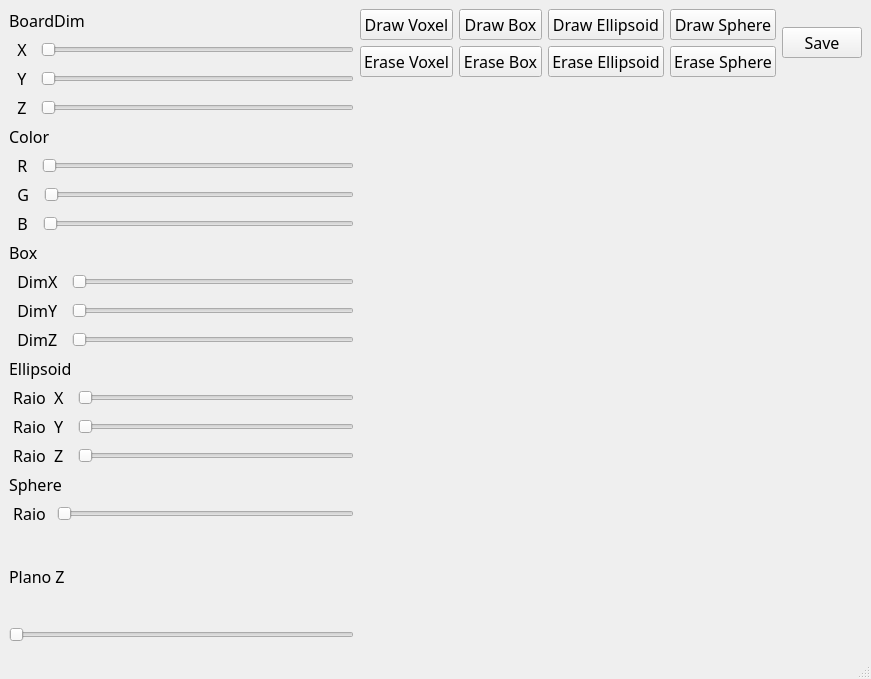
<?xml version="1.0" encoding="UTF-8"?>
<ui version="4.0">
 <class>MainWindow</class>
 <widget class="QMainWindow" name="MainWindow">
  <property name="geometry">
   <rect>
    <x>0</x>
    <y>0</y>
    <width>871</width>
    <height>679</height>
   </rect>
  </property>
  <property name="font">
   <font>
    <family>MV Boli</family>
    <pointsize>12</pointsize>
   </font>
  </property>
  <property name="windowTitle">
   <string>MainWindow</string>
  </property>
  <widget class="QWidget" name="centralwidget">
   <layout class="QGridLayout" name="gridLayout">
    <item row="0" column="0" rowspan="2">
     <layout class="QVBoxLayout" name="verticalLayout_5">
      <item>
       <layout class="QVBoxLayout" name="verticalLayout_3">
        <item>
         <layout class="QVBoxLayout" name="verticalLayout_2">
          <item>
           <layout class="QVBoxLayout" name="verticalLayout">
            <item>
             <widget class="QLabel" name="label_4">
              <property name="text">
               <string>BoardDim</string>
              </property>
             </widget>
            </item>
            <item>
             <layout class="QHBoxLayout" name="horizontalLayout_3">
              <item>
               <widget class="QLabel" name="label">
                <property name="text">
                 <string>  X  </string>
                </property>
               </widget>
              </item>
              <item>
               <widget class="QSlider" name="horizontalSlider">
                <property name="maximum">
                 <number>99</number>
                </property>
                <property name="orientation">
                 <enum>Qt::Horizontal</enum>
                </property>
               </widget>
              </item>
             </layout>
            </item>
            <item>
             <layout class="QHBoxLayout" name="horizontalLayout_2">
              <item>
               <widget class="QLabel" name="label_3">
                <property name="text">
                 <string>  Y  </string>
                </property>
               </widget>
              </item>
              <item>
               <widget class="QSlider" name="horizontalSlider_3">
                <property name="maximum">
                 <number>99</number>
                </property>
                <property name="orientation">
                 <enum>Qt::Horizontal</enum>
                </property>
               </widget>
              </item>
             </layout>
            </item>
            <item>
             <layout class="QHBoxLayout" name="horizontalLayout">
              <item>
               <widget class="QLabel" name="label_2">
                <property name="text">
                 <string>  Z  </string>
                </property>
               </widget>
              </item>
              <item>
               <widget class="QSlider" name="horizontalSlider_2">
                <property name="maximum">
                 <number>99</number>
                </property>
                <property name="orientation">
                 <enum>Qt::Horizontal</enum>
                </property>
               </widget>
              </item>
             </layout>
            </item>
            <item>
             <widget class="QLabel" name="label_15">
              <property name="text">
               <string>Color</string>
              </property>
             </widget>
            </item>
            <item>
             <layout class="QHBoxLayout" name="horizontalLayout_4">
              <item>
               <widget class="QLabel" name="label_16">
                <property name="text">
                 <string>  R  </string>
                </property>
               </widget>
              </item>
              <item>
               <widget class="QSlider" name="horizontalSlider_11">
                <property name="maximum">
                 <number>255</number>
                </property>
                <property name="orientation">
                 <enum>Qt::Horizontal</enum>
                </property>
               </widget>
              </item>
             </layout>
            </item>
            <item>
             <layout class="QHBoxLayout" name="horizontalLayout_5">
              <item>
               <widget class="QLabel" name="label_17">
                <property name="text">
                 <string>  G  </string>
                </property>
               </widget>
              </item>
              <item>
               <widget class="QSlider" name="horizontalSlider_12">
                <property name="maximum">
                 <number>255</number>
                </property>
                <property name="orientation">
                 <enum>Qt::Horizontal</enum>
                </property>
               </widget>
              </item>
             </layout>
            </item>
            <item>
             <layout class="QHBoxLayout" name="horizontalLayout_6">
              <item>
               <widget class="QLabel" name="label_18">
                <property name="text">
                 <string>  B  </string>
                </property>
               </widget>
              </item>
              <item>
               <widget class="QSlider" name="horizontalSlider_13">
                <property name="maximum">
                 <number>255</number>
                </property>
                <property name="orientation">
                 <enum>Qt::Horizontal</enum>
                </property>
               </widget>
              </item>
             </layout>
            </item>
            <item>
             <widget class="QLabel" name="label_7">
              <property name="text">
               <string>Box</string>
              </property>
             </widget>
            </item>
            <item>
             <layout class="QHBoxLayout" name="horizontalLayout_9">
              <item>
               <widget class="QLabel" name="label_8">
                <property name="text">
                 <string>  DimX  </string>
                </property>
               </widget>
              </item>
              <item>
               <widget class="QSlider" name="horizontalSlider_5">
                <property name="maximum">
                 <number>30</number>
                </property>
                <property name="orientation">
                 <enum>Qt::Horizontal</enum>
                </property>
               </widget>
              </item>
             </layout>
            </item>
            <item>
             <layout class="QHBoxLayout" name="horizontalLayout_8">
              <item>
               <widget class="QLabel" name="label_13">
                <property name="text">
                 <string>  DimY  </string>
                </property>
               </widget>
              </item>
              <item>
               <widget class="QSlider" name="horizontalSlider_6">
                <property name="maximum">
                 <number>30</number>
                </property>
                <property name="orientation">
                 <enum>Qt::Horizontal</enum>
                </property>
               </widget>
              </item>
             </layout>
            </item>
            <item>
             <layout class="QHBoxLayout" name="horizontalLayout_7">
              <item>
               <widget class="QLabel" name="label_14">
                <property name="text">
                 <string>  DimZ  </string>
                </property>
               </widget>
              </item>
              <item>
               <widget class="QSlider" name="horizontalSlider_10">
                <property name="maximum">
                 <number>30</number>
                </property>
                <property name="orientation">
                 <enum>Qt::Horizontal</enum>
                </property>
               </widget>
              </item>
             </layout>
            </item>
            <item>
             <widget class="QLabel" name="label_9">
              <property name="text">
               <string>Ellipsoid</string>
              </property>
             </widget>
            </item>
            <item>
             <layout class="QHBoxLayout" name="horizontalLayout_12">
              <item>
               <widget class="QLabel" name="label_10">
                <property name="text">
                 <string> Raio  X  </string>
                </property>
               </widget>
              </item>
              <item>
               <widget class="QSlider" name="horizontalSlider_7">
                <property name="maximum">
                 <number>30</number>
                </property>
                <property name="orientation">
                 <enum>Qt::Horizontal</enum>
                </property>
               </widget>
              </item>
             </layout>
            </item>
            <item>
             <layout class="QHBoxLayout" name="horizontalLayout_11">
              <item>
               <widget class="QLabel" name="label_11">
                <property name="text">
                 <string> Raio  Y  </string>
                </property>
               </widget>
              </item>
              <item>
               <widget class="QSlider" name="horizontalSlider_8">
                <property name="maximum">
                 <number>30</number>
                </property>
                <property name="orientation">
                 <enum>Qt::Horizontal</enum>
                </property>
               </widget>
              </item>
             </layout>
            </item>
            <item>
             <layout class="QHBoxLayout" name="horizontalLayout_10">
              <item>
               <widget class="QLabel" name="label_12">
                <property name="text">
                 <string> Raio  Z  </string>
                </property>
               </widget>
              </item>
              <item>
               <widget class="QSlider" name="horizontalSlider_9">
                <property name="maximum">
                 <number>30</number>
                </property>
                <property name="orientation">
                 <enum>Qt::Horizontal</enum>
                </property>
               </widget>
              </item>
             </layout>
            </item>
            <item>
             <widget class="QLabel" name="label_5">
              <property name="text">
               <string>Sphere</string>
              </property>
             </widget>
            </item>
            <item>
             <layout class="QHBoxLayout" name="horizontalLayout_13">
              <item>
               <widget class="QLabel" name="label_6">
                <property name="text">
                 <string> Raio </string>
                </property>
               </widget>
              </item>
              <item>
               <widget class="QSlider" name="horizontalSlider_4">
                <property name="maximum">
                 <number>30</number>
                </property>
                <property name="orientation">
                 <enum>Qt::Horizontal</enum>
                </property>
               </widget>
              </item>
             </layout>
            </item>
           </layout>
          </item>
         </layout>
        </item>
       </layout>
      </item>
      <item>
       <layout class="QVBoxLayout" name="verticalLayout_4">
        <item>
         <widget class="QLabel" name="label_19">
          <property name="text">
           <string>Plano Z</string>
          </property>
         </widget>
        </item>
        <item>
         <widget class="QSlider" name="horizontalSlider_14">
          <property name="orientation">
           <enum>Qt::Horizontal</enum>
          </property>
         </widget>
        </item>
       </layout>
      </item>
     </layout>
    </item>
    <item row="0" column="1">
     <layout class="QHBoxLayout" name="horizontalLayout_14">
      <item>
       <layout class="QVBoxLayout" name="verticalLayout_12">
        <item>
         <widget class="QPushButton" name="pushButton">
          <property name="text">
           <string>Draw Voxel</string>
          </property>
         </widget>
        </item>
        <item>
         <widget class="QPushButton" name="pushButton_3">
          <property name="text">
           <string>Erase Voxel</string>
          </property>
         </widget>
        </item>
       </layout>
      </item>
      <item>
       <layout class="QVBoxLayout" name="verticalLayout_10">
        <item>
         <widget class="QPushButton" name="pushButton_10">
          <property name="text">
           <string>Draw Box</string>
          </property>
         </widget>
        </item>
        <item>
         <widget class="QPushButton" name="pushButton_7">
          <property name="text">
           <string>Erase Box</string>
          </property>
         </widget>
        </item>
       </layout>
      </item>
      <item>
       <layout class="QVBoxLayout" name="verticalLayout_11">
        <item>
         <widget class="QPushButton" name="pushButton_9">
          <property name="text">
           <string>Draw Ellipsoid</string>
          </property>
         </widget>
        </item>
        <item>
         <widget class="QPushButton" name="pushButton_6">
          <property name="text">
           <string>Erase Ellipsoid</string>
          </property>
         </widget>
        </item>
       </layout>
      </item>
      <item>
       <layout class="QVBoxLayout" name="verticalLayout_13">
        <item>
         <widget class="QPushButton" name="pushButton_8">
          <property name="text">
           <string>Draw Sphere</string>
          </property>
         </widget>
        </item>
        <item>
         <widget class="QPushButton" name="pushButton_5">
          <property name="text">
           <string>Erase Sphere</string>
          </property>
         </widget>
        </item>
       </layout>
      </item>
     </layout>
    </item>
    <item row="0" column="2">
     <widget class="QPushButton" name="pushButton_2">
      <property name="text">
       <string>Save</string>
      </property>
     </widget>
    </item>
    <item row="1" column="1" colspan="2">
     <widget class="QWidget" name="widget" native="true"/>
    </item>
   </layout>
  </widget>
  <widget class="QMenuBar" name="menubar">
   <property name="geometry">
    <rect>
     <x>0</x>
     <y>0</y>
     <width>871</width>
     <height>32</height>
    </rect>
   </property>
  </widget>
  <widget class="QStatusBar" name="statusbar"/>
 </widget>
 <resources/>
 <connections/>
</ui>
